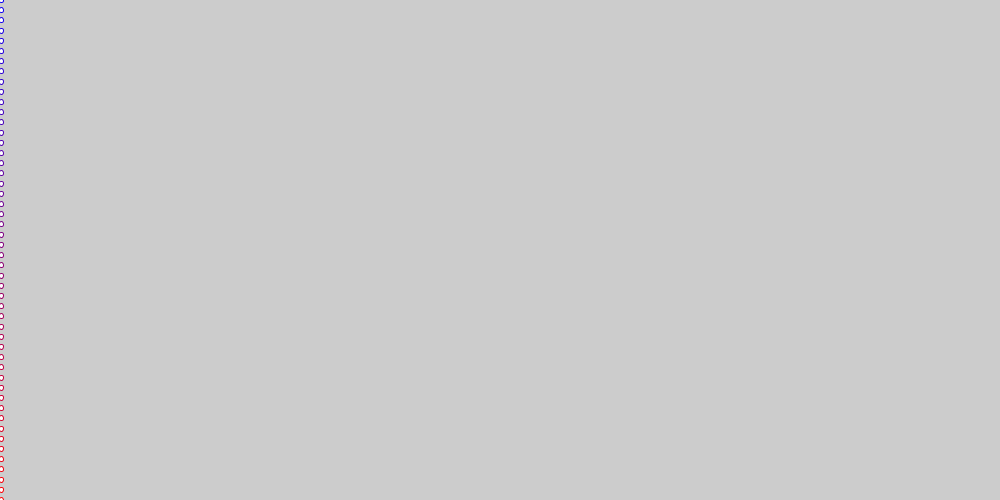
Frame 1 (no input)
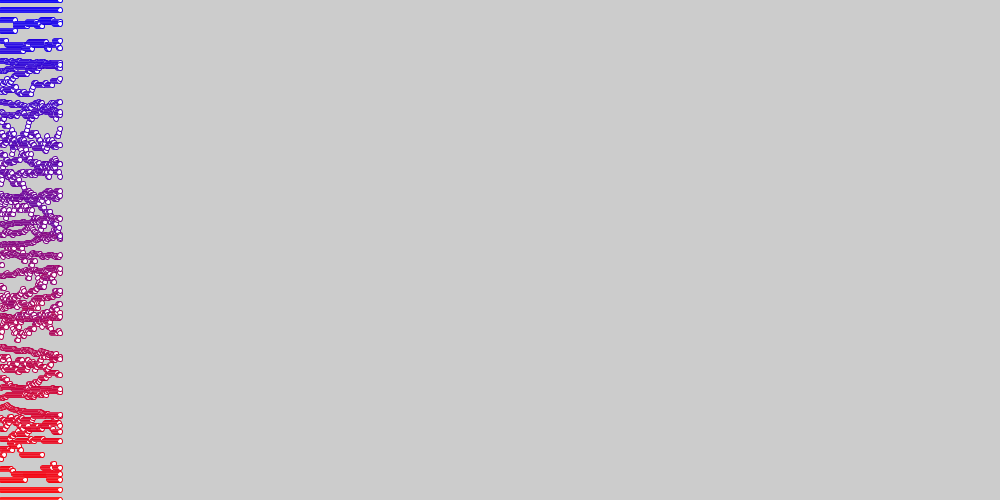
Frame 60 (the mouse pressed at the canvas centre just before this capture)
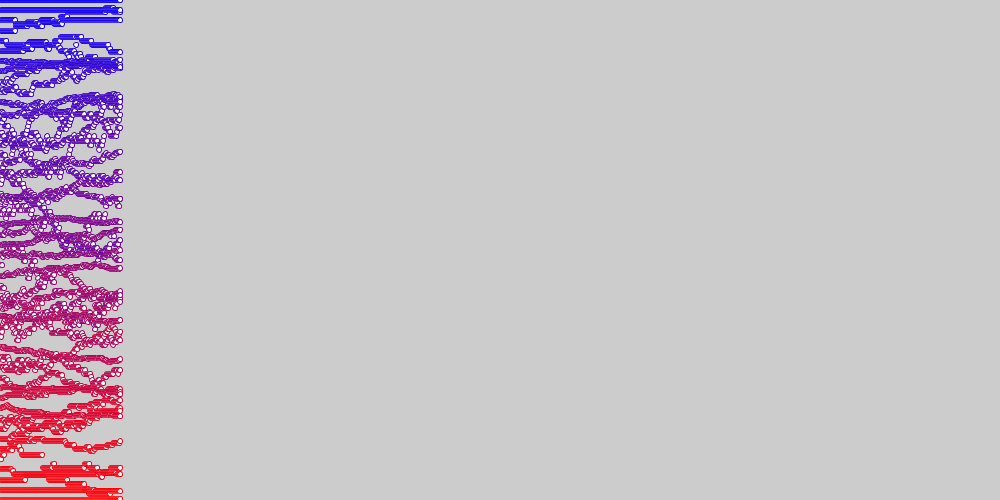
Frame 120 (the mouse held since frame 60 and released just before this capture)

The Processing sketch that drew these frames (run headless with seeded random() and noise(); from frame 60 on, the mouse is pressed at the canvas centre):

// Processing sketch: confidence03
// ── confidence03.pde
//Bounded confidence 0D - 3th attempt
//Differences in tresholds as a function of extremes of views

final int          N=50;//Number of agents
final float treScale=0.999;//Threshold is a function of extremes of views times Scale

float[] minds=new float[N];//creating the minds array 
float[]   eps=new float[N];//creating the epsilons array
float[]   tre=new float[N];//creating the tresholds array

void setup()
{
  size(1000,500);
  frameRate(60);
  
  //Initialisation
  for(int i=0;i<N;i++)
  {
    minds[i]=i*(1.0/(N-1));//<0..1>
    eps[i]=random(0.001,0.01);
    //Threshold is a function of extremes of views
    tre[i]=(0.5-abs(minds[i]-0.5))*treScale;//<0..0.5*Scale>
  }
  
  //Check
  println("N:"+N , "Epsilon: 0.001..0.01" , "Tres.Scale:"+treScale );
  for(int i=0;i<N;i++)
    println(minds[i],eps[i],tre[i]);
}

void draw()
{
  //Visualisation
  visualisationA();
  
  //Monte Carlo step of changes
  for(int i=0;i<N;i++)
  {
    int a=int(random(N));
    int b=int(random(N));
    
    if(abs(minds[a]-minds[b])<tre[a])
    {
      if(minds[a] < minds[b])
        minds[a]+=eps[a];
      else
      if(minds[a] > minds[b])
        minds[a]-=eps[a];
    }
  }
}

void visualisationA()
{
  int side=height/(N*2);
  float step=255/N,R=255,B=0;
  for(int i=0;i<N;i++)
  {
    stroke(R,0,B);R-=step;B+=step;
    ellipse(frameCount,(1-minds[i])*height,side,side);
  }
}

void visualisationB()
{ //Alternative visualisation
  int side=height/N;
  for(int i=0;i<N;i++)
  {
    float R=minds[i]*255, B=(1-minds[i])*255;
    stroke(R,0,B);
    rect(frameCount,i/(float)N*height,side,side);
  }
}

//https://github.com/borkowsk/bookProcessingEN/tree/main/TASK06_bconfidence
